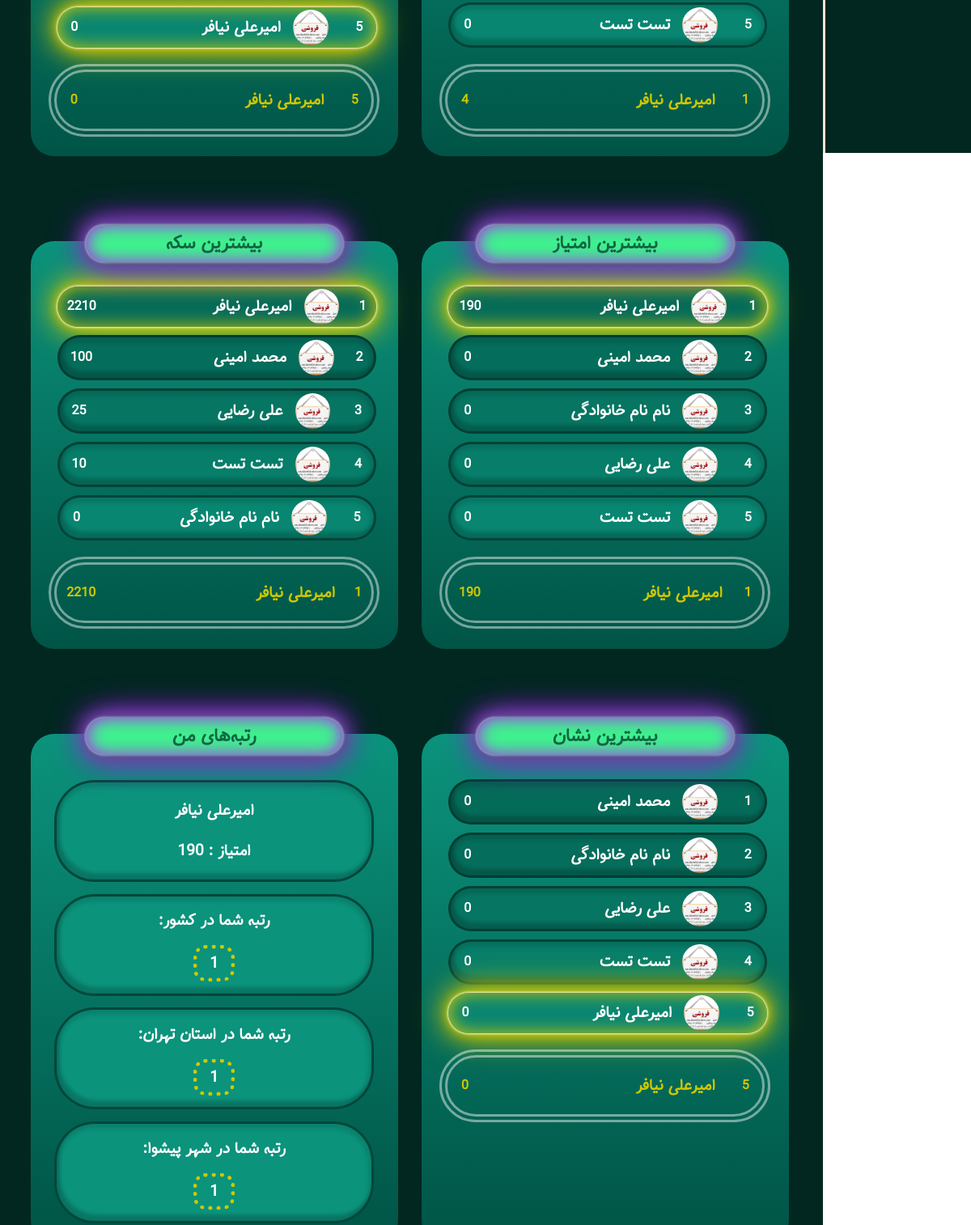
The app's page /club (signed in, middle part), older data.
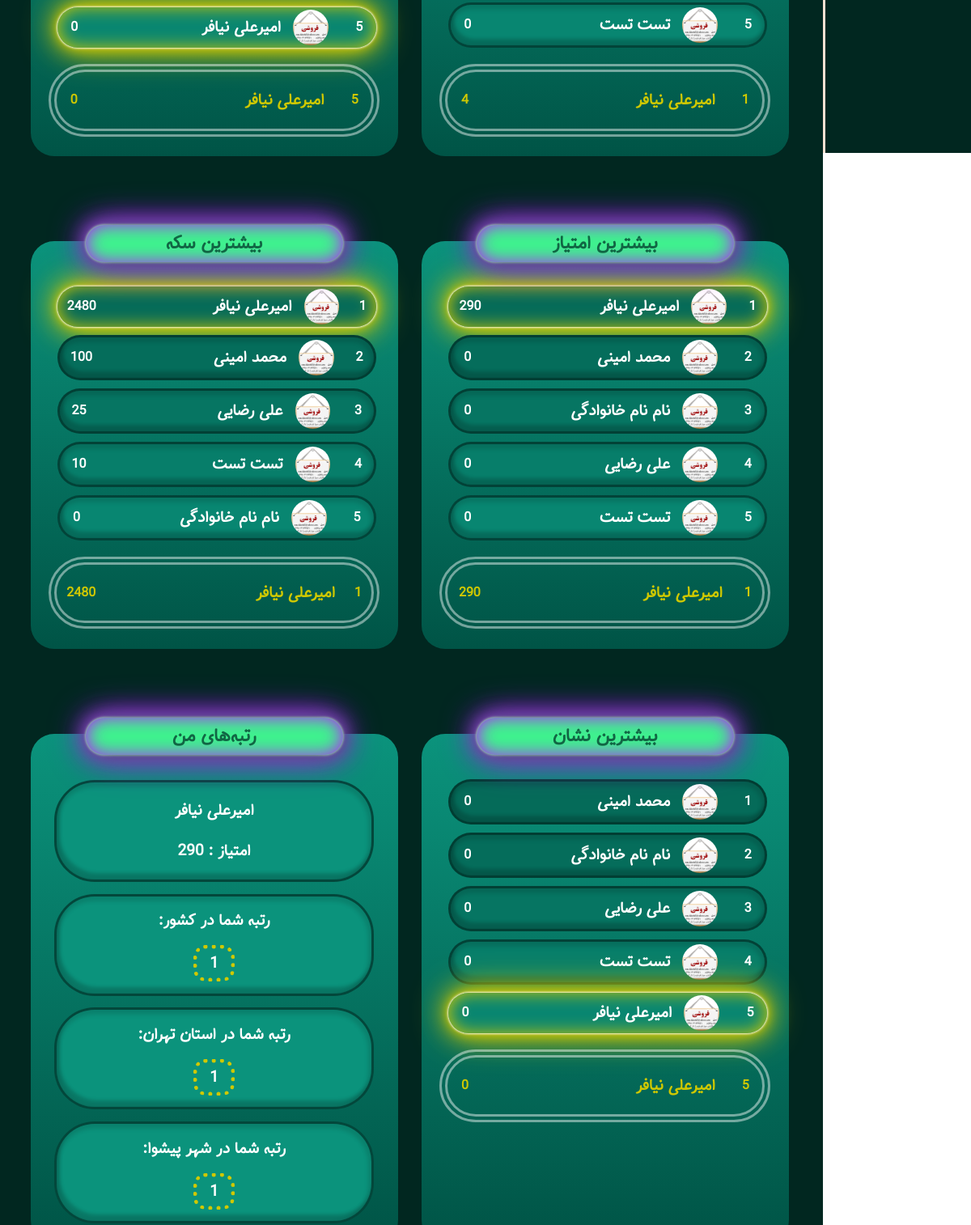
The same page, newer data.
### models/user.py (models this page shows)
class User(db.Model, UserMixin):
    __tablename__ = "users"
    id = Column(Integer, primary_key=True)
    name = Column(String, nullable=False, unique=True, index=True)
    username = Column(String, nullable=False, unique=True, index=True)
    password = Column(String, nullable=False, unique=True, index=True)
    code = Column(Integer, nullable=False, unique=True, index=True)
    phone = Column(String, nullable=False, index=True)
    email = Column(String, nullable=False, index=True)
    grade = Column(String, nullable=False, index=True)
    birth = Column(String, nullable=False, index=True)  #1340 - 1397
    gender = Column(String, nullable=False, index=True)
    type = Column(String, nullable=False, index=True)
    invite_code = Column(String, nullable=False, index=True)
    invite_auth = Column(String, nullable=False, index=True)
    msg_code = Column(Integer, index=True)
    province = Column(String, index=True)
    city = Column(String, index=True)
    school_name = Column(String, index=True)
    school_type = Column(String, index=True)
    home_addres = Column(String, index=True)
    recognition = Column(String, index=True)
    final = Column(Integer, default=0, index=True)
    authentication = Column(Integer, default=0, index=True)
    downloads = Column(Integer, default=2, index=True)
    coin = Column(Integer, default=0, index=True)
    point = Column(Integer, default=0, index=True)
    badge = Column(Integer, default=0, index=True)
    like = Column(Integer, default=0, index=True)
    invite = Column(Integer, default=0, index=True)

### blueprints/user.py (the view)
@app.route('/club',  strict_slashes=False)
@login_required
def club():
    top_coins = User.query.order_by(User.coin.desc()).limit(10).all()
    top_points = User.query.order_by(User.point.desc()).limit(10).all()
    top_likes = User.query.order_by(User.like.desc()).limit(10).all()
    top_badges = User.query.order_by(User.badge.desc()).limit(10).all()
    top_invites = User.query.order_by(User.invite.desc()).limit(10).all()
    rank_coins = User.query.order_by(User.coin.desc()).all().index(current_user)+1
    rank_points = User.query.order_by(User.point.desc()).all().index(current_user)+1
    rank_likes = User.query.order_by(User.like.desc()).all().index(current_user)+1
    rank_badges = User.query.order_by(User.badge.desc()).all().index(current_user)+1
    rank_invites = User.query.order_by(User.invite.desc()).all().index(current_user)+1
    province_rank = User.query.filter(User.province==current_user.province).order_by(User.point.desc()).all().index(current_user)+1
    city_rank = User.query.filter(User.city==current_user.city).order_by(User.point.desc()).all().index(current_user)+1
    return render_template("user/club.html", top_coins=top_coins, top_points=top_points, top_likes=top_likes, top_badges=top_badges, top_invites=top_invites,
                           rank_coins=rank_coins, rank_points=rank_points, rank_likes=rank_likes, rank_badges=rank_badges, rank_invites=rank_invites,
                            province_rank=province_rank, city_rank=city_rank)

### app.py (called while the page is built)
@login_manager.user_loader
def load_user(user_id):
    return User.query.filter(User.id==user_id).first()

### templates/user/club.html (shortened to what this page needs)
{% extends "Base.html" %}
{% block head %}
    <link rel="stylesheet" href="https://cdnjs.cloudflare.com/ajax/libs/font-awesome/4.7.0/css/font-awesome.min.css">
    <link rel="stylesheet" href="{{ url_for('static', filename='styles/user/club.css') }}">
    {% endblock %}
    {% block body %}
    <div id="continer">
        <div id="side-wrp">
        </div>
        <div id="content-wrp">
            <div id="main">
                <div class="table-co" id="invite-table-co">
                    <div class="table" id="invite-table">
                        <div class="name">
                            {%for i in top_invites%}
                            <div class="person p{{loop.index}} neonText {{'me' if i==current_user}}">
                                <h4>{{loop.index}}</h4>
                                <div class="bio">
                                    <img class="profile" src="{{ url_for('static', filename='styles/index.jpg') }}" alt="">
                                    <h3 class="neonText">{{i.name}}</h3>
                                </div>
                                <h4>{{i.invite}}</h4>
                            </div>
                            {% endfor %}
                            {% if current_user.authentication==1 and current_user.final==1%}
                            <div class="my-level">
                                <h4>{{rank_invites}}</h4>
                                <div class="bio">
                                    <h3 class="neonText">{{current_user.name}}</h3>
                                </div>
                                <h4>{{current_user.invite}}</h4>
                            </div>
                            {% endif %}
                        </div>
                    </div>
                </div>
                <div class="table-co" id="like-table-co">
                    <div class="table" id="like-table">
                        <div class="name">
                            {%for i in top_likes%}
                            <div class="person p{{loop.index}} neonText {{'me' if i==current_user}}">
                                <h4>{{loop.index}}</h4>
                                <div class="bio">
                                    <img class="profile" src="{{ url_for('static', filename='styles/index.jpg') }}" alt="">
                                    <h3 class="neonText">{{i.name}}</h3>
                                </div>
                                <h4>{{i.like}}</h4>
                            </div>
                            {% endfor %}
                            {% if current_user.authentication==1 and current_user.final==1%}
                            <div class="my-level">
                                <h4>{{rank_likes}}</h4>
                                <div class="bio">
                                    <h3 class="neonText">{{current_user.name}}</h3>
                                </div>
                                <h4>{{current_user.like}}</h4>
                            </div>
                            {% endif %}
                        </div>
                    </div>
                </div>
                <div class="table-co" id="point-table-co">
                    <div class="table" id="point-table">
                        <div class="title-table">
                            <h2 class="the-title">بیشترین امتیاز</h2>
                        </div>
                        <div class="name">
                            {%for i in top_points%}
                            <div class="person p{{loop.index}} neonText {{'me' if i==current_user}}">
                                <h4>{{loop.index}}</h4>
                                <div class="bio">
                                    <img class="profile" src="{{ url_for('static', filename='styles/index.jpg') }}" alt="">
                                    <h3 class="neonText">{{i.name}}</h3>
                                </div>
                                <h4>{{i.point}}</h4>
                            </div>
                            {% endfor %}
                            {% if current_user.authentication==1 and current_user.final==1%}
                            <div class="my-level">
                                <h4>{{rank_points}}</h4>
                                <div class="bio">
                                    <h3 class="neonText">{{current_user.name}}</h3>
                                </div>
                                <h4>{{current_user.point}}</h4>
                            </div>
                            {% endif %}
                        </div>
                    </div>
                </div>
                <div class="table-co" id="coin-table-co">
                    <div class="table" id="coin-table">
                        <div class="title-table">
                            <h2 class="the-title">بیشترین سکه</h2>
                        </div>
                        <div class="name">
                            {%for i in top_coins%}
                            <div class="person p{{loop.index}} neonText {{'me' if i==current_user}}">
                                <h4>{{loop.index}}</h4>
                                <div class="bio">
                                    <img class="profile" src="{{ url_for('static', filename='styles/index.jpg') }}" alt="">
                                    <h3 class="neonText">{{i.name}}</h3>
                                </div>
                                <h4>{{i.coin}}</h4>
                            </div>
                            {% endfor %}
                            {% if current_user.authentication==1 and current_user.final==1%}
                            <div class="my-level">
                                <h4>{{rank_coins}}</h4>
                                <div class="bio">
                                    <h3 class="neonText">{{current_user.name}}</h3>
                                </div>
                                <h4>{{current_user.coin}}</h4>
                            </div>
                            {% endif %}
                        </div>
                    </div>
                </div>
                <div class="table-co" id="badge-table-co">
                    <div class="table" id="badge-table">
                        <div class="title-table">
                            <h2 class="the-title">بیشترین نشان</h2>
                        </div>
                        <div class="name">
                            {%for i in top_badges%}
                            <div class="person p{{loop.index}} neonText {{'me' if i==current_user}}">
                                <h4>{{loop.index}}</h4>
                                <div class="bio">
                                    <img class="profile" src="{{ url_for('static', filename='styles/index.jpg') }}" alt="">
                                    <h3 class="neonText">{{i.name}}</h3>
                                </div>
                                <h4>{{i.badge}}</h4>
                            </div>
                            {% endfor %}
                            {% if current_user.authentication==1 and current_user.final==1%}
                            <div class="my-level">
                                <h4>{{rank_badges}}</h4>
                                <div class="bio">
                                    <h3 class="neonText">{{current_user.name}}</h3>
                                </div>
                                <h4>{{current_user.badge}}</h4>
                            </div>
                            {% endif %}
                        </div>
                    </div>
                </div>
                <div class="table-co" id="my-table-co">
                    <div class="table" id="my-table">
                        <div class="title-table">
                            <h2 class="the-title">رتبه‌های من</h2>
                        </div>
                        <div class="name-my-table">
                            {% if current_user.authentication==1 and current_user.final==1%}
                            <div class="person my-rank my-name neonText">
                                <h3>{{current_user.name}}</h3>
                                <h3>امتیاز : {{current_user.point}}</h3>
                            </div>
                            <div class="person my-rank country neonText">
                                <h3>رتبه شما در کشور:</h3>
                                <h3 class="rank-num">{{rank_points}}</h3>
                            </div>
                            <div class="person my-rank province neonText">
                                <h3>رتبه شما در استان {{current_user.province}}:</h3>
                                <h3 class="rank-num">{{province_rank}}</h3>
                            </div>
                            <div class="person my-rank city neonText">
                                <h3>رتبه شما در شهر {{current_user.city}}:</h3>
                                <h3 class="rank-num">{{city_rank}}</h3>
                            </div>
                            {% else %}
                            <div class="person my-rank my-name neonText">
                                <h3>{{current_user.name}}</h3>
                                <h3><a href="{{url_for('user.completion')+'?next=/club'}}">مشاهده رتبه های من</a></h3>
                            </div>
                            {% endif %}
                        </div>
                    </div>
                </div>
            </div>
            </div>
        </div>
{% endblock %}

### templates/Base.html (shortened to what this page needs)
<!DOCTYPE html>
<html lang="fa" dir="rtl">
<head>
    <link rel="stylesheet" href="{{ url_for('static', filename='libraries/sweetalert2/sweetalert2.min.css') }}">
    {% block head%}{% endblock %}
</head>
<body>
    {% block body%}{% endblock %}
</body>
</html>

### static/styles/user/club.css (style rules this page uses)
body * { font-family: Tanha; }
.neonText { transition: 0.3s; }
.person.me { border: none; width: calc(95% + 6px); box-shadow: 0 0 .2rem #fff, 0 0 .2rem #fff, 0 0 2rem #cfc800, 0 0 0.8rem #cfc800, 0 0 2.8rem #cfc800, inset 0 0 1.3rem #cfc800; }
body { font-family: Arial; padding: 0px; margin: 0px; }
.table { padding-bottom: 20px; display: flex; align-items: center; flex-direction: column; width: 95%; max-width: 600px; border-radius: 29px; background-image: linear-gradient(#0b937c,#005446); transition: 0.5s; }
.person.p1 { background-color: #056b59; }
.person.p2 { background-color: #056d5b; }
.person.p3 { background-color: #067562; }
.person.p4 { background-color: #077e6a; }
.person.p5 { background-color: #088671; }
.title-table { display: flex; justify-content: center; align-items: center; position: relative; top: -20px; border-radius: 15px; width: 70%; height: 50px; border-radius: 42px; border-radius: 42px; background: #3df58d; box-shadow: 1px 1px 25px #186238, -1px -1px 25px #62ffe235, 0 0 .2rem #fff, 0 0 .2rem #fff, 0 0 2rem #bc13fe, 0 0 0.8rem #bc13fe, 0 0 2.8rem #bc13fe, inset 0 0 1.3rem #bc13fe; transition: 0.3s; }
.name { width: 90%; height: 100%; }
.person { display: flex; justify-content: space-around; align-items: center; display: flex; justify-content: space-around; align-items: center; margin: 1%; margin-top: 10px; width: 95%; height: 50px; background-color: #0b937c; border: 3px #012d25bc solid; color: white; text-align: center; text-decoration: none; font-size: 16px; cursor: pointer; border-radius: 50px; box-shadow: inset 4px -8px 4px 0px rgb(4 4 4 / 19%), inset -1px 3px 5px 3px rgb(0 0 0 / 12%); transition: background-color 0.3s, transform 0.3s; }
.my-level { display: flex; justify-content: space-around; align-items: center; border: 10px double #ffffff74; border-radius: 50px; margin-top: 20px; padding: 0.006%; color: #cfc800; }
h3 { font-size: 1.4em; margin-top: 0; margin-bottom: 0; }
.bio { display: flex; justify-content: start; align-items: center; gap: 25px; height: 100%; width: 70%; }
.profile { height: calc(100% - 6px); border-radius: 50%; }
.the-title { color: #116644; }
.table-co { display: flex; justify-content: center; margin-top: 100px; width: 100% ; }
.name-my-table { display: flex; flex-direction: column; justify-content: space-evenly; align-items: center; width: 90%; height: 100%; }
.person.my-rank { display: flex; flex-direction: column; justify-content: space-evenly; height: 120px; }
.rank-num { border: 5px dotted #cfc800; padding: 2px; padding-left: 15px; padding-right: 15px; border-radius: 15px; }
h2 { margin: 0; }
#side-wrp { display: flex; }
@media only screen and (min-width: 1025px) { #continer { display: flex; width: 100%; height: auto; } }
@media only screen and (min-width: 1025px) { #content-wrp { width: 85%; background-color: #012720; justify-content: center; align-items: center; } }
@media only screen and (min-width: 1025px) { #side-wrp { flex-direction: column; position: sticky; top: 0; width: 15%; background-color: #012720; border-left: 3px solid #fbe1d2; height: 100vh; } }
@media only screen and (min-width: 1025px) { #main { display: grid; gap: 5px; grid-template-columns: 50% 50%; margin: 3%; } }
@media only screen and (min-width: 1024px) and (max-width: 1400px) { h3 { font-size: 1.2em; } }
@media only screen and (min-width: 1024px) and (max-width: 1400px) { .bio { gap: 15px; } }
@media only screen and (min-width: 1024px) and (max-width: 1400px) { h2 { font-size: 1.4em; } }

Row changes from the older to the newer data that the page shows:
changed User "امیرعلی نیافر": point "190" → "290"; coin "2210" → "2480"
